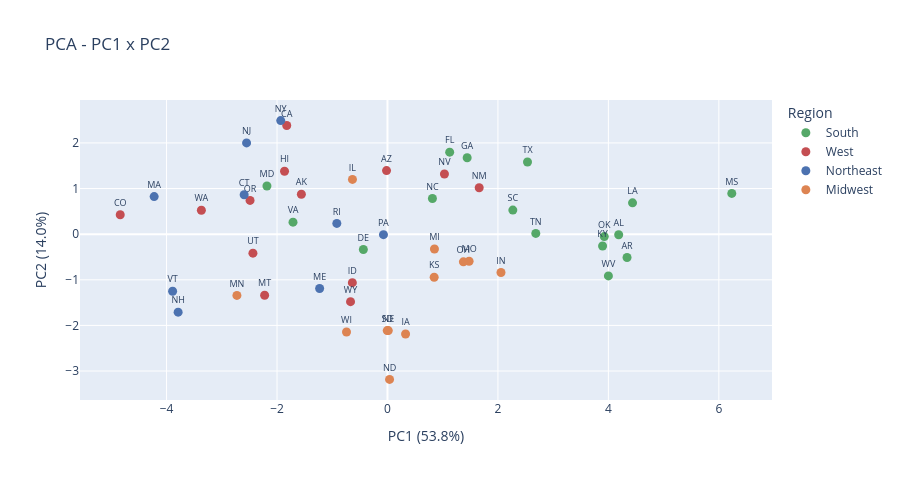

Source (notebook cell):
### Code cell
df_pca = df_state[["LocationDesc", "LocationAbbr", "Region", "Division"]].copy()
df_pca["PC1"] = X_pca[:, 0]
df_pca["PC2"] = X_pca[:, 1]
for col in ["Obesity", "NoActivity", "mediana_dochodu_gosp_dom"]:
    df_pca[col] = df_state[col].values

hover = {
    "LocationDesc": True,
    "Obesity": ":.1f",
    "NoActivity": ":.1f",
    "mediana_dochodu_gosp_dom": ":,.0f",
}

fig1 = px.scatter(
    df_pca,
    x="PC1",
    y="PC2",
    text="LocationAbbr",
    color="Region",
    color_discrete_map=PALETTE,
    hover_data=hover,
    labels={
        "PC1": f"PC1 ({explained[0]*100:.1f}%)",
        "PC2": f"PC2 ({explained[1]*100:.1f}%)",
    },
    title="PCA - PC1 x PC2",
)
fig1.update_traces(textposition="top center", textfont_size=9, marker_size=9)
fig1.update_layout(height=480)
fig1.show()

### Figure 1 — Plotly figure (JSON) as saved in the notebook; plotly's stock layout.template omitted (floating-point values rounded to 4 significant figures)
{"data": [{"customdata": [["Alabama", 36.32, 30.43, 50220.0], ["Arkansas", 36.63, 32.07, 47660.0], ["Delaware", 32.94, 26.98, 67300.0], ["Florida", 28.29, 26.64, 55960.0], ["Georgia", 32.6, 26.48, 59290.0], ["Kentucky", 35.44, 30.8, 49340.0], ["Louisiana", 36.72, 30.5, 49040.0], ["Maryland", 31.28, 23.14, 83590.0], ["Mississippi", 37.98, 33.59, 44970.0], ["North Carolina", 32.42, 24.24, 55510.0], ["Oklahoma", 35.84, 30.54, 52500.0], ["South Carolina", 33.87, 26.7, 53650.0], ["Tennessee", 34.87, 29.68, 53680.0], ["Texas", 33.67, 27.57, 61590.0], ["Virginia", 31.0, 23.47, 73930.0], ["West Virginia", 38.42, 30.31, 46570.0]], "hovertemplate": "Region=South<br>PC1 (53.8%)=%{x}<br>PC2 (14.0%)=%{y}<br>LocationAbbr=%{text}<br>LocationDesc=%{customdata[0]}<br>Obesity=%{customdata[1]:.1f}<br>NoActivity=%{customdata[2]:.1f}<br>mediana_dochodu_gosp_dom=%{customdata[3]:,.0f}<extra></extra>", "legendgroup": "South", "marker": {"color": "#55A868", "symbol": "circle", "size": 9}, "mode": "markers+text", "name": "South", "orientation": "v", "showlegend": true, "text": ["AL", "AR", "DE", "FL", "GA", "KY", "LA", "MD", "MS", "NC", "OK", "SC", "TN", "TX", "VA", "WV"], "x": [4.186, 4.338, -0.4368, 1.127, 1.443, 3.895, 4.437, -2.182, 6.234, 0.8141, 3.926, 2.27, 2.685, 2.535, -1.71, 4.0], "xaxis": "x", "y": [-0.01411, -0.5105, -0.3366, 1.798, 1.674, -0.2592, 0.6865, 1.056, 0.8929, 0.7812, -0.05268, 0.5282, 0.01637, 1.581, 0.2627, -0.915], "yaxis": "y", "type": "scatter", "textfont": {"size": 9}, "textposition": "top center"}, {"customdata": [["Alaska", 31.43, 20.72, 76920.0], ["Arizona", 29.99, 23.29, 60240.0], ["California", 25.85, 21.19, 75390.0], ["Colorado", 22.95, 17.36, 73240.0], ["Hawaii", 24.11, 21.58, 79930.0], ["Idaho", 29.75, 21.54, 57770.0], ["Montana", 27.34, 21.23, 56040.0], ["Nevada", 28.88, 25.04, 60520.0], ["New Mexico", 30.66, 23.38, 50260.0], ["Oregon", 29.64, 19.39, 63110.0], ["Utah", 27.42, 18.09, 72720.0], ["Washington", 28.53, 18.41, 74490.0], ["Wyoming", 30.11, 24.02, 63060.0]], "hovertemplate": "Region=West<br>PC1 (53.8%)=%{x}<br>PC2 (14.0%)=%{y}<br>LocationAbbr=%{text}<br>LocationDesc=%{customdata[0]}<br>Obesity=%{customdata[1]:.1f}<br>NoActivity=%{customdata[2]:.1f}<br>mediana_dochodu_gosp_dom=%{customdata[3]:,.0f}<extra></extra>", "legendgroup": "West", "marker": {"color": "#C44E52", "symbol": "circle", "size": 9}, "mode": "markers+text", "name": "West", "orientation": "v", "showlegend": true, "text": ["AK", "AZ", "CA", "CO", "HI", "ID", "MT", "NV", "NM", "OR", "UT", "WA", "WY"], "x": [-1.559, -0.01722, -1.824, -4.839, -1.864, -0.636, -2.224, 1.031, 1.661, -2.488, -2.436, -3.37, -0.6687], "xaxis": "x", "y": [0.874, 1.394, 2.383, 0.4257, 1.38, -1.063, -1.34, 1.319, 1.016, 0.7399, -0.4158, 0.5239, -1.479], "yaxis": "y", "type": "scatter", "textfont": {"size": 9}, "textposition": "top center"}, {"customdata": [["Connecticut", 27.64, 23.17, 77510.0], ["Maine", 30.58, 23.79, 57990.0], ["Massachusetts", 25.36, 22.81, 80890.0], ["New Hampshire", 29.01, 21.19, 77360.0], ["New Jersey", 27.27, 26.24, 81960.0], ["New York", 27.05, 26.39, 68080.0], ["Pennsylvania", 31.43, 24.62, 60240.0], ["Rhode Island", 28.71, 25.48, 66970.0], ["Vermont", 26.8, 19.96, 63030.0]], "hovertemplate": "Region=Northeast<br>PC1 (53.8%)=%{x}<br>PC2 (14.0%)=%{y}<br>LocationAbbr=%{text}<br>LocationDesc=%{customdata[0]}<br>Obesity=%{customdata[1]:.1f}<br>NoActivity=%{customdata[2]:.1f}<br>mediana_dochodu_gosp_dom=%{customdata[3]:,.0f}<extra></extra>", "legendgroup": "Northeast", "marker": {"color": "#4C72B0", "symbol": "circle", "size": 9}, "mode": "markers+text", "name": "Northeast", "orientation": "v", "showlegend": true, "text": ["CT", "ME", "MA", "NH", "NJ", "NY", "PA", "RI", "VT"], "x": [-2.595, -1.228, -4.225, -3.791, -2.551, -1.933, -0.07277, -0.9172, -3.89], "xaxis": "x", "y": [0.865, -1.191, 0.8228, -1.71, 2.0, 2.489, -0.01057, 0.2352, -1.251], "yaxis": "y", "type": "scatter", "textfont": {"size": 9}, "textposition": "top center"}, {"customdata": [["Illinois", 31.92, 24.33, 66060.0], ["Indiana", 34.31, 27.92, 56640.0], ["Iowa", 34.35, 24.92, 60380.0], ["Kansas", 33.63, 24.96, 59240.0], ["Michigan", 33.15, 24.8, 57260.0], ["Minnesota", 29.49, 21.2, 70970.0], ["Missouri", 33.6, 26.98, 55790.0], ["Nebraska", 33.2, 24.31, 60980.0], ["North Dakota", 33.54, 24.68, 64130.0], ["Ohio", 33.92, 26.71, 56530.0], ["South Dakota", 32.59, 23.66, 58740.0], ["Wisconsin", 32.81, 22.3, 61350.0]], "hovertemplate": "Region=Midwest<br>PC1 (53.8%)=%{x}<br>PC2 (14.0%)=%{y}<br>LocationAbbr=%{text}<br>LocationDesc=%{customdata[0]}<br>Obesity=%{customdata[1]:.1f}<br>NoActivity=%{customdata[2]:.1f}<br>mediana_dochodu_gosp_dom=%{customdata[3]:,.0f}<extra></extra>", "legendgroup": "Midwest", "marker": {"color": "#DD8452", "symbol": "circle", "size": 9}, "mode": "markers+text", "name": "Midwest", "orientation": "v", "showlegend": true, "text": ["IL", "IN", "IA", "KS", "MI", "MN", "MO", "NE", "ND", "OH", "SD", "WI"], "x": [-0.6343, 2.055, 0.3275, 0.8452, 0.8505, -2.726, 1.478, 0.01485, 0.03766, 1.374, -0.004315, -0.7418], "xaxis": "x", "y": [1.2, -0.8415, -2.188, -0.9443, -0.3252, -1.342, -0.5932, -2.113, -3.183, -0.6061, -2.113, -2.145], "yaxis": "y", "type": "scatter", "textfont": {"size": 9}, "textposition": "top center"}], "layout": {"xaxis": {"anchor": "y", "domain": [0.0, 1.0], "title": {"text": "PC1 (53.8%)"}}, "yaxis": {"anchor": "x", "domain": [0.0, 1.0], "title": {"text": "PC2 (14.0%)"}}, "legend": {"title": {"text": "Region"}, "tracegroupgap": 0}, "title": {"text": "PCA - PC1 x PC2"}, "height": 480}}
